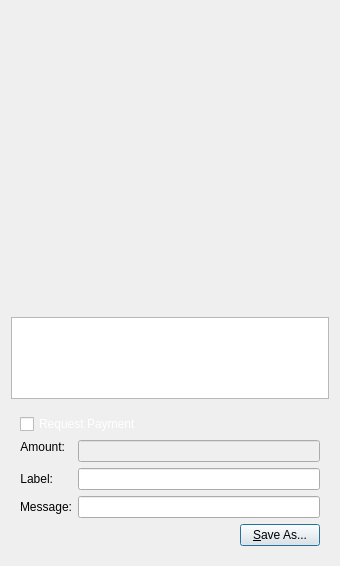
<?xml version="1.0" encoding="UTF-8"?>
<ui version="4.0">
 <class>QRCodeDialog</class>
 <widget class="QDialog" name="QRCodeDialog">
  <property name="geometry">
   <rect>
    <x>0</x>
    <y>0</y>
    <width>340</width>
    <height>566</height>
   </rect>
  </property>
  <property name="windowTitle">
   <string>QR Code Dialog</string>
  </property>
  <layout class="QVBoxLayout" name="verticalLayout_3">
   <item>
    <widget class="QLabel" name="lblQRCode">
     <property name="sizePolicy">
      <sizepolicy hsizetype="Expanding" vsizetype="Expanding">
       <horstretch>0</horstretch>
       <verstretch>0</verstretch>
      </sizepolicy>
     </property>
     <property name="minimumSize">
      <size>
       <width>300</width>
       <height>300</height>
      </size>
     </property>
     <property name="textFormat">
      <enum>Qt::PlainText</enum>
     </property>
     <property name="alignment">
      <set>Qt::AlignCenter</set>
     </property>
     <property name="wordWrap">
      <bool>true</bool>
     </property>
    </widget>
   </item>
   <item>
    <widget class="QPlainTextEdit" name="outUri">
     <property name="sizePolicy">
      <sizepolicy hsizetype="Expanding" vsizetype="Minimum">
       <horstretch>0</horstretch>
       <verstretch>0</verstretch>
      </sizepolicy>
     </property>
     <property name="minimumSize">
      <size>
       <width>0</width>
       <height>50</height>
      </size>
     </property>
     <property name="tabChangesFocus">
      <bool>true</bool>
     </property>
     <property name="textInteractionFlags">
      <set>Qt::TextSelectableByKeyboard|Qt::TextSelectableByMouse</set>
     </property>
    </widget>
   </item>
   <item>
    <widget class="QWidget" name="widget" native="true">
     <layout class="QVBoxLayout" name="verticalLayout_2">
      <item>
       <widget class="QCheckBox" name="chkReqPayment">
        <property name="enabled">
         <bool>true</bool>
        </property>
        <property name="styleSheet">
         <string notr="true">QAbstractButton {
	color: #FFFFFF;
}
QAbstractButton::indicator {
	border: 1px solid #FFFFFF;
	border-image: url(:/images/checkbox_unchecked) 0 0 0 0 stretch stretch;
	background-position: 0px 0px;
 }
QCheckBox::indicator:unchecked {
	border: 1px solid #FFFFFF;
	border-image: url(:/images/checkbox_unchecked) 0 0 0 0 stretch stretch;
	background-position: 0px 0px;
 }
QCheckBox::indicator {
	border: 1px solid #FFFFFF;
	border-image: url(:/images/checkbox_unchecked) 0 0 0 0 stretch stretch;
	background-position: 0px 0px;
 }
QCheckBox::indicator:unchecked {
	border: 1px solid #FFFFFF;
	border-image: url(:/images/checkbox_unchecked) 0 0 0 0 stretch stretch;
	background-position: 0px 0px;
 }
QCheckBox::indicator:checked {
	border: 1px solid #FFFFFF;
	border-image: url(:/images/checkbox_checked) 0 0 0 0 stretch stretch;
	background-position: 0px 0px;
 }</string>
        </property>
        <property name="text">
         <string>Request Payment</string>
        </property>
       </widget>
      </item>
      <item>
       <layout class="QFormLayout" name="formLayout">
        <property name="fieldGrowthPolicy">
         <enum>QFormLayout::AllNonFixedFieldsGrow</enum>
        </property>
        <item row="1" column="0">
         <widget class="QLabel" name="lblLabel">
          <property name="text">
           <string>Label:</string>
          </property>
          <property name="textFormat">
           <enum>Qt::PlainText</enum>
          </property>
          <property name="alignment">
           <set>Qt::AlignRight|Qt::AlignTrailing|Qt::AlignVCenter</set>
          </property>
          <property name="buddy">
           <cstring>lnLabel</cstring>
          </property>
         </widget>
        </item>
        <item row="1" column="1">
         <widget class="QLineEdit" name="lnLabel"/>
        </item>
        <item row="2" column="0">
         <widget class="QLabel" name="lblMessage">
          <property name="text">
           <string>Message:</string>
          </property>
          <property name="textFormat">
           <enum>Qt::PlainText</enum>
          </property>
          <property name="alignment">
           <set>Qt::AlignRight|Qt::AlignTrailing|Qt::AlignVCenter</set>
          </property>
          <property name="buddy">
           <cstring>lnMessage</cstring>
          </property>
         </widget>
        </item>
        <item row="2" column="1">
         <widget class="QLineEdit" name="lnMessage"/>
        </item>
        <item row="0" column="0">
         <widget class="QLabel" name="lblAmount">
          <property name="sizePolicy">
           <sizepolicy hsizetype="Preferred" vsizetype="Maximum">
            <horstretch>0</horstretch>
            <verstretch>0</verstretch>
           </sizepolicy>
          </property>
          <property name="text">
           <string>Amount:</string>
          </property>
          <property name="textFormat">
           <enum>Qt::PlainText</enum>
          </property>
          <property name="alignment">
           <set>Qt::AlignRight|Qt::AlignTrailing|Qt::AlignVCenter</set>
          </property>
          <property name="buddy">
           <cstring>lnReqAmount</cstring>
          </property>
         </widget>
        </item>
        <item row="0" column="1">
         <widget class="BitcoinAmountField" name="lnReqAmount">
          <property name="enabled">
           <bool>false</bool>
          </property>
          <property name="minimumSize">
           <size>
            <width>80</width>
            <height>0</height>
           </size>
          </property>
         </widget>
        </item>
       </layout>
      </item>
      <item>
       <layout class="QHBoxLayout" name="horizontalLayout">
        <item>
         <spacer name="horizontalSpacer">
          <property name="orientation">
           <enum>Qt::Horizontal</enum>
          </property>
          <property name="sizeHint" stdset="0">
           <size>
            <width>40</width>
            <height>20</height>
           </size>
          </property>
         </spacer>
        </item>
        <item>
         <widget class="QPushButton" name="btnSaveAs">
          <property name="text">
           <string>&amp;Save As...</string>
          </property>
         </widget>
        </item>
       </layout>
      </item>
     </layout>
    </widget>
   </item>
  </layout>
 </widget>
 <customwidgets>
  <customwidget>
   <class>BitcoinAmountField</class>
   <extends>QLineEdit</extends>
   <header>bitcoinamountfield.h</header>
   <container>1</container>
  </customwidget>
 </customwidgets>
 <resources/>
 <connections>
  <connection>
   <sender>chkReqPayment</sender>
   <signal>clicked(bool)</signal>
   <receiver>lnReqAmount</receiver>
   <slot>setEnabled(bool)</slot>
   <hints>
    <hint type="sourcelabel">
     <x>92</x>
     <y>285</y>
    </hint>
    <hint type="destinationlabel">
     <x>98</x>
     <y>311</y>
    </hint>
   </hints>
  </connection>
 </connections>
</ui>
